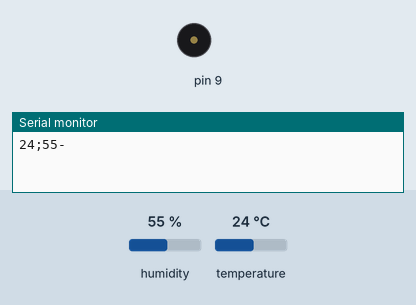
Bench run of a sketch on a simulated Arduino Uno, built with avr-gcc and run on an emulated ATmega328P. Shown: buzzer (waves = sounding), the last lines printed to the serial monitor. The inputs (shaded band) are chosen by the test bench; at power-on: humidity 55 %, temperature 24 °C.

Above: at 3.2 s.
3.3 s: humidity set to 69 %
6.0 s: humidity set to 72 %
At 7.5 s:
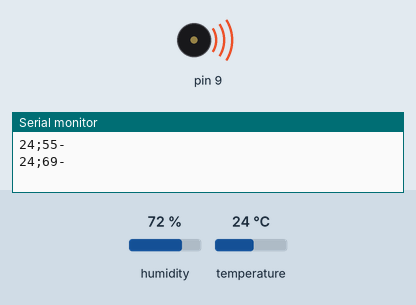
Timing chart, 0 to 20.4 s (numbered marks = the images above; inputs shaded):
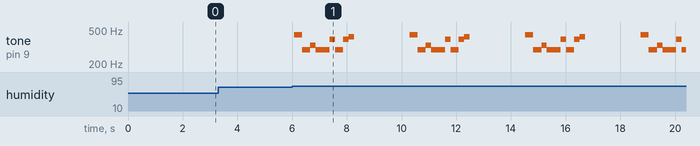

The sketch:

v1.ino
```cpp
#include "dht.h" //INCLUSÃO DE BIBLIOTECA

const int pinoDHT11 = A2; //PINO ANALÓGICO UTILIZADO PELO DHT11
int frequencia;

dht DHT;

char* musica[] = {"La","Re","Mi","Re","Sol","Re","Sol","Sol#", "Fim"};
int duracao[] = {300, 300, 200, 500, 200, 300, 200, 200};

void setup() {
  Serial.begin(9600);
  pinMode(9,OUTPUT);
  delay(2000);
}

void loop() {
  //Lê as informações do sensor
  DHT.read11(pinoDHT11);

  int x = DHT.temperature;
  int y = DHT.humidity;

  //Se possível criar lógica para acender luz e
  //fazer barulho pelo component buzzer

  if(x > 40){
  tocar(musica,duracao);
  }else if(y > 70){
  tocar(musica,duracao);
  }else{
  noTone(9);
  }

  Serial.print(x);
  Serial.print(';');
  Serial.print(y);
  Serial.println('-');
  delay(2000); //INTERVALO DE 2 SEGUNDOS * NÃO DIMINUIR ESSE VALOR
}

void tocar(char* mus[], int tempo[]){
  int tom = 0;
  for(int i = 0; mus[i]!="Fim";i++){
    if(mus[i] == "Do") tom = 262;
    if(mus[i] == "Re") tom = 294;
    if(mus[i] == "Mi") tom = 330;
    if(mus[i] == "Fa") tom = 349;
    if(mus[i] == "Sol") tom = 392;
    if(mus[i] == "La") tom = 440;
    if(mus[i] == "Si") tom = 494;
    if(mus[i] == "Do#") tom = 528;
    if(mus[i] == "Re#") tom = 622;
    if(mus[i] == "Fa#") tom = 370;
    if(mus[i] == "Sol#") tom = 415;
    if(mus[i] == "La#") tom = 466;
    if(mus[i] == "Pausa") tom = 0;
    tone(9, tom, tempo[i]);
    delay(tempo[i]);
  }
}
```

Measured:
- the behaviour switches between 70 and 71 % on humidity (found by bisection; images 0 and 1)
- after the input at 6.0 s, tone on pin 9: silent → 440 Hz after 0.07 s, then repeats every 4.2 s: 294 Hz 0.30 s, 330 Hz 0.20 s, 294 Hz 0.50 s, 392 Hz 0.20 s, 294 Hz 0.30 s, 392 Hz 0.20 s, 415 Hz 0.20 s, silent 2.0 s, 440 Hz 0.30 s
